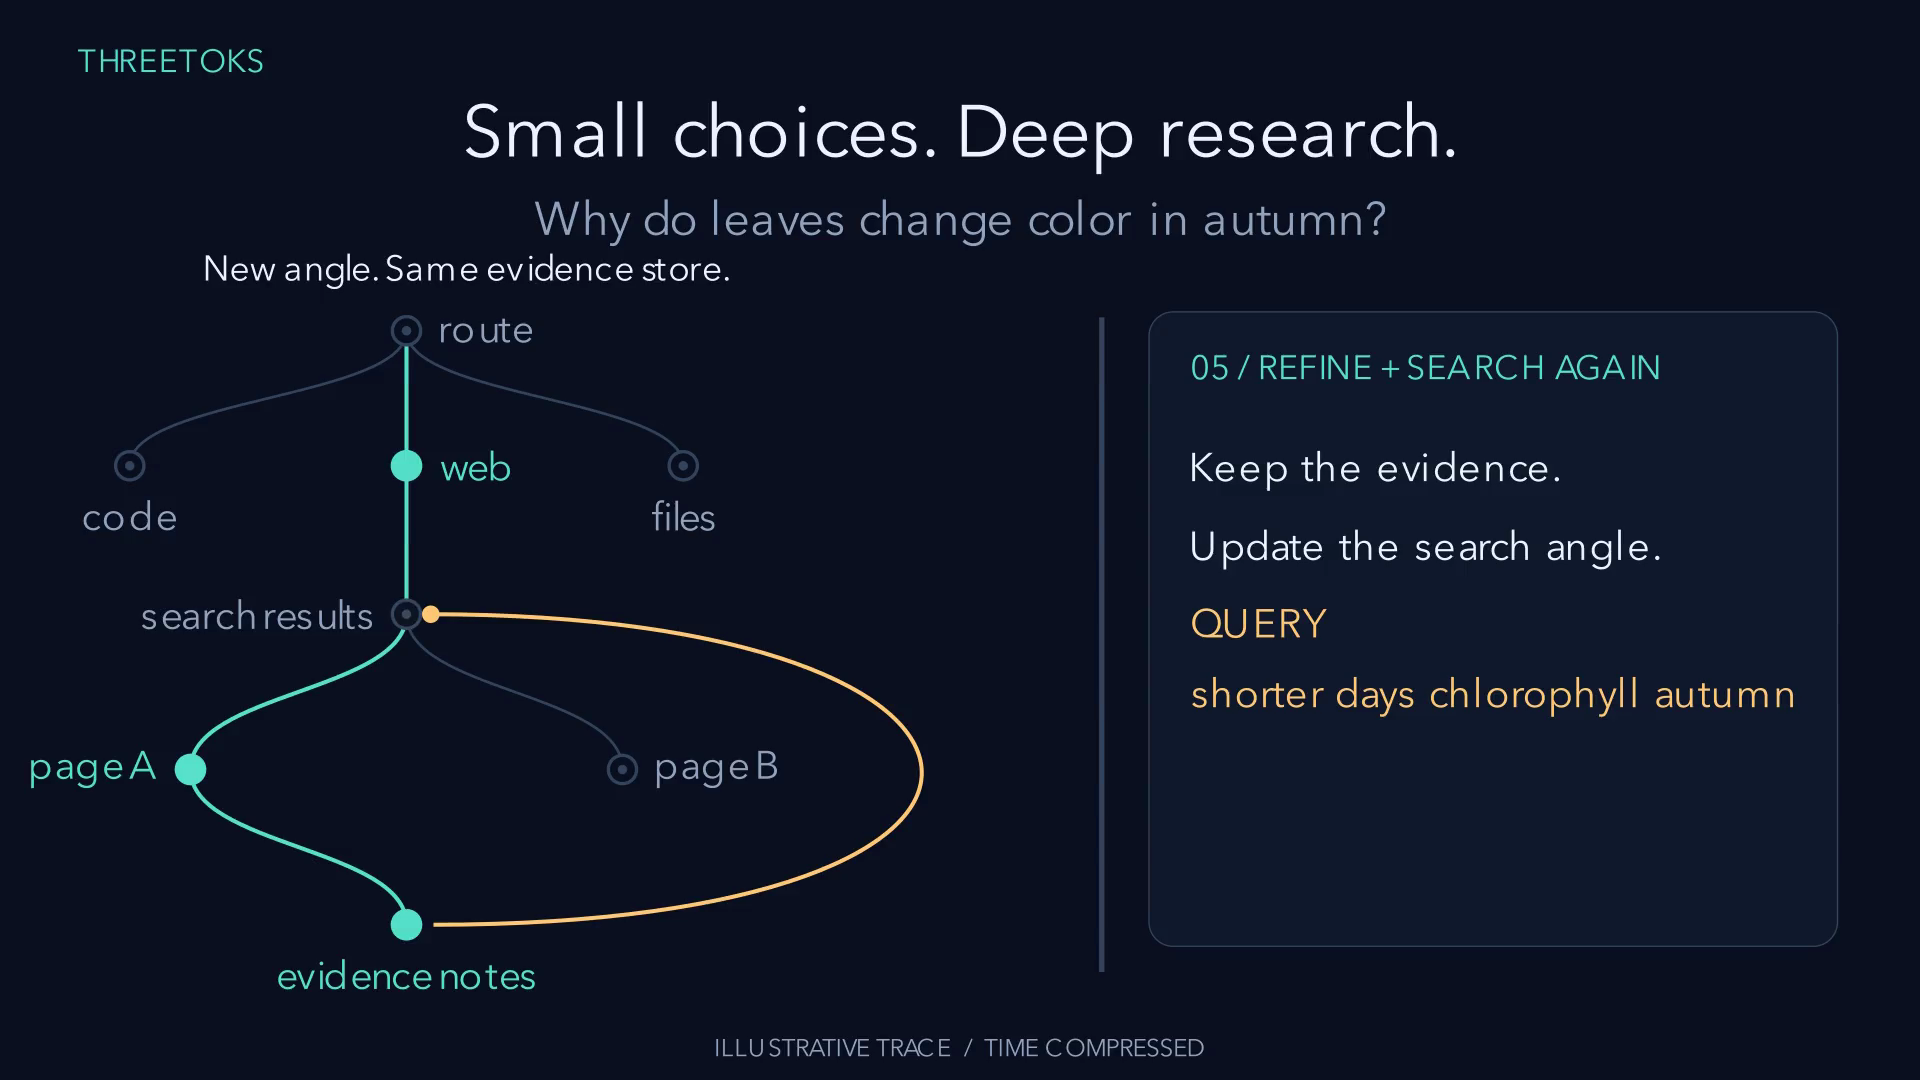

This chart was generated by the following Python code:
"""Render an illustrative ThreeToks web-research trace with Manim 0.19.2.

Run: python3 animations/decision_tree.py
The scene is scripted, not a recorded model run. No network calls are made.
"""
from pathlib import Path

import numpy as np
from manim import (
    AnimationGroup, Circle, Create, CubicBezier, Dot, FadeIn, FadeOut,
    Flash, Indicate, Line, MoveAlongPath, RoundedRectangle, Scene, Text,
    VGroup, smooth, tempconfig,
)

BACKGROUND = "#0B1020"
SURFACE = "#121C30"
WHITE = "#EDF4FF"
MUTED = "#91A3BF"
EDGE = "#33445E"
TEAL = "#57E0CB"
GOLD = "#FFC875"
FONT = "Avenir Next"
OUTPUT = Path(__file__).resolve().parent


def label(words, size=24, color=WHITE):
    """Build scene text from storyboard words.

    Args:
        words (str): Text from this scene's storyboard.
        size (int): Font size in Manim units.
        color (str): Hex color from the scene palette.
    Returns:
        Text: Text with a portable font fallback.
    """
    return Text(words, font=FONT, font_size=size, color=color)


def vertex(words, position, color=EDGE):
    """Build a labeled decision point for the graph.

    Args:
        words (str): Stage name from the storyboard.
        position (tuple): Scene coordinates for the point.
        color (str): Hex color for its ring.
    Returns:
        VGroup: Ring, center, and stage name in that order.
    """
    ring = Circle(radius=0.105, color=color, stroke_width=2.5)
    ring.set_fill(BACKGROUND, opacity=1).move_to(position)
    center = Dot(position, radius=0.035, color=color)
    directions = {"route": (1, 0, 0), "web": (1, 0, 0),
                  "search results": (-1, 0, 0), "page A": (-1, 0, 0), "page B": (1, 0, 0)}
    direction = np.array(directions.get(words, (0, -1, 0)))
    text = label(words, 21, MUTED).next_to(ring, direction, buff=0.15)
    return VGroup(ring, center, text)


def exchange(old, new):
    """Replace scene text without overlapping readable letters.

    Args:
        old (VGroup): Existing card or caption from the scene.
        new (VGroup or Text): Replacement built by the scene.
    Returns:
        AnimationGroup: Quick sequential fades followed by a reading hold.
    """
    return AnimationGroup(FadeOut(old), FadeIn(new), lag_ratio=1,
                          rate_func=lambda time: smooth(min(1, time * 3)))


def branch(start, end):
    """Connect graph points with a smooth path.

    Args:
        start (array): Source point from a scene vertex.
        end (array): Destination point from a scene vertex.
    Returns:
        CubicBezier: Path behind the labeled points.
    """
    bend = np.array([0, (end[1] - start[1]) * 0.5, 0])
    return CubicBezier(start, start + bend, end - bend, end,
                       stroke_color=EDGE, stroke_width=2).set_z_index(-1)


class DecisionTree(Scene):
    """Show a compressed web trace with a rejected and a revised answer."""

    def construct(self):
        """Run the storyboard for Manim. Args: none. Returns: None."""
        self.camera.background_color = BACKGROUND
        self.make_layout()
        self.introduce()
        self.route_request()
        self.open_result()
        self.select_evidence()
        self.reject_draft()
        self.refine_search()
        self.read_second_page()
        self.accept_answer()
        self.close_scene()

    def make_layout(self):
        """Build the scene from fixed coordinates. Args: none. Returns: None."""
        points = {
            "route": ("route", (-4.1, 1.55, 0)),
            "code": ("code", (-6.15, 0.55, 0)),
            "web": ("web", (-4.1, 0.55, 0)),
            "files": ("files", (-2.05, 0.55, 0)),
            "search": ("search results", (-4.1, -0.55, 0)),
            "page_a": ("page A", (-5.7, -1.7, 0)),
            "page_b": ("page B", (-2.5, -1.7, 0)),
            "notes": ("evidence notes", (-4.1, -2.85, 0)),
        }
        self.nodes = {key: vertex(*value) for key, value in points.items()}
        pairs = ("route/code", "route/web", "route/files", "web/search",
                 "search/page_a", "search/page_b", "page_a/notes", "page_b/notes")
        self.edges = {pair: branch(*(self.nodes[key][0].get_center()
                      for key in pair.split("/"))) for pair in pairs}
        self.cursor = Dot(radius=0.065, color=TEAL).set_z_index(5)
        self.panel = VGroup()
        self.caption = VGroup()

    def introduce(self):
        """Show the question and trace label. Args: none. Returns: None."""
        brand = label("THREETOKS", 17, TEAL).move_to((-5.85, 3.55, 0))
        title = label("Small choices. Deep research.", 39).move_to((0, 2.98, 0))
        question = label("Why do leaves change color in autumn?", 25, MUTED)
        question.move_to((0, 2.35, 0))
        self.header = VGroup(brand, title, question)
        self.footer = label("ILLUSTRATIVE TRACE  /  TIME COMPRESSED", 13, MUTED)
        self.footer.move_to((0, -3.76, 0))
        self.divider = Line((1.05, 1.65, 0), (1.05, -3.2, 0), color=EDGE)
        self.play(FadeIn(self.header, shift=np.array([0, 0.12, 0])), run_time=0.8)
        self.play(FadeIn(self.footer), Create(self.divider), run_time=0.6)
        self.wait(0.6)

    def set_panel(self, heading, rows):
        """Prepare the right-hand detail card for a transition.

        Args:
            heading (str): Card title from the storyboard.
            rows (list): Pairs of text and palette color.
        Returns:
            AnimationGroup: Old card out and new card in.
        """
        box = RoundedRectangle(width=5.1, height=4.7, corner_radius=0.18,
                               stroke_color=EDGE, stroke_width=1)
        box.set_fill(SURFACE, opacity=0.85).move_to((3.95, -0.66, 0))
        title = label(heading, 18, TEAL).move_to((1.72, 1.28, 0), aligned_edge=(-1, 0, 0))
        body = VGroup(*(label(text, 23, color) for text, color in rows))
        body.arrange((0, -1, 0), aligned_edge=(-1, 0, 0), buff=0.31)
        if body.width > 4.45:
            body.scale_to_fit_width(4.45)
        body.move_to((1.72, 0.66, 0), aligned_edge=(-1, 1, 0))
        new = VGroup(box, title, body)
        old, self.panel = self.panel, new
        return exchange(old, new)

    def set_caption(self, words):
        """Prepare the graph caption for a transition.

        Args:
            words (str): Short explanation of the current action.
        Returns:
            AnimationGroup: Caption replacement.
        """
        new = label(words, 19, WHITE).move_to((-3.65, 1.99, 0))
        old, self.caption = self.caption, new
        return exchange(old, new)

    def travel(self, key, color=TEAL):
        """Prepare a glowing traversal on one graph edge.

        Args:
            key (str): Edge name from the fixed graph.
            color (str): Hex color for this traversal.
        Returns:
            AnimationGroup: Path highlight and moving cursor.
        """
        path = self.edges[key]
        self.cursor.move_to(path.get_start()).set_color(color)
        self.add(self.cursor)
        return AnimationGroup(path.animate.set_stroke(color, width=3),
                              MoveAlongPath(self.cursor, path, rate_func=smooth))

    def light_node(self, key, color=TEAL):
        """Prepare an active vertex style.

        Args:
            key (str): Vertex name from the fixed graph.
            color (str): Hex color for the active vertex.
        Returns:
            AnimationGroup: Ring, center, and label highlights.
        """
        return AnimationGroup(*(part.animate.set_color(color) for part in self.nodes[key]))

    def route_request(self):
        """Route the example question to web. Args: none. Returns: None."""
        self.play(FadeIn(self.nodes["route"]), self.set_caption("The model chooses. Python acts."),
                  self.set_panel("01 / ROUTE", [("1   casual", MUTED), ("2   web", TEAL),
                  ("3   files", MUTED), ("4   code", MUTED),
                  ("MENU  →  2", TEAL)]), run_time=0.7)
        self.play(*(Create(self.edges[f"route/{key}"]) for key in ("code", "web", "files")),
                  *(FadeIn(self.nodes[key]) for key in ("code", "web", "files")), run_time=0.5)
        self.play(self.travel("route/web"), self.light_node("web"), run_time=0.8)

    def open_result(self):
        """Search and open a selected page. Args: none. Returns: None."""
        self.play(FadeIn(self.nodes["search"]), self.travel("web/search"),
                  self.set_panel("02 / SEARCH + OPEN", [("1   Photo gallery", MUTED),
                  ("2   Leaf pigments", TEAL), ("3   Autumn walks", MUTED),
                  ("MENU  →  open result 2", TEAL)]), run_time=0.65)
        self.play(*(Create(self.edges[f"search/{key}"]) for key in ("page_a", "page_b")),
                  *(FadeIn(self.nodes[key]) for key in ("page_a", "page_b")), run_time=0.55)
        self.play(self.travel("search/page_a"), self.light_node("page_a"),
                  self.set_caption("Explore one branch, not every branch."), run_time=0.8)

    def select_evidence(self):
        """Copy selected sentences into sourced notes. Args: none. Returns: None."""
        self.play(self.set_panel("03 / READ NUMBERED SENTENCES", [
            ("1   A guide to autumn leaves", MUTED),
            ("2   Chlorophyll makes leaves green.", TEAL),
            ("3   Related articles", MUTED),
            ("4   Other pigments can show through.", TEAL),
            ("PICK  →  2, 4", GOLD)]), run_time=0.65)
        self.play(FadeIn(self.nodes["notes"]), self.travel("page_a/notes"),
                  self.light_node("notes"), run_time=0.65)
        self.play(self.set_caption("Point at evidence. Keep its source."),
                  self.set_panel("NOTES / COPIED, NOT REWRITTEN", [
                  ("Chlorophyll makes leaves green.", WHITE), ("page A · sentence 2", MUTED),
                  ("Other pigments can show through.", WHITE), ("page A · sentence 4", MUTED)]),
                  run_time=1.1)

    def reject_draft(self):
        """Reject a vague draft before another round. Args: none. Returns: None."""
        self.play(self.set_panel("04 / DRAFT → JUDGE", [("“Pigments change.”", WHITE),
                  ("DIRECT?    Not specific enough.", GOLD),
                  ("Why does autumn matter?", MUTED)]), run_time=0.6)
        self.play(self.set_caption("A weak answer is not the end."),
                  Indicate(self.nodes["notes"], color=GOLD, scale_factor=1.06), run_time=0.7)
        self.wait(0.7)

    def refine_search(self):
        """Keep notes and return with a new query. Args: none. Returns: None."""
        self.retry = CubicBezier((-3.9, -2.85, 0), (1.05, -2.85, 0),
                                 (0.8, -0.55, 0), (-3.92, -0.55, 0),
                                 stroke_color=GOLD, stroke_width=3).set_z_index(-1)
        self.play(self.set_panel("05 / REFINE + SEARCH AGAIN", [
                  ("Keep the evidence.", WHITE), ("Update the search angle.", WHITE),
                  ("QUERY", GOLD), ("shorter days chlorophyll autumn", GOLD)]), run_time=0.65)
        self.cursor.set_color(GOLD)
        self.play(Create(self.retry), MoveAlongPath(self.cursor, self.retry),
                  self.set_caption("New angle. Same evidence store."), run_time=0.75)
        self.play(self.light_node("search", GOLD), run_time=0.6)

    def read_second_page(self):
        """Read new evidence on the second branch. Args: none. Returns: None."""
        self.play(self.travel("search/page_b", GOLD), self.light_node("page_b", GOLD),
                  self.set_panel("06 / OPEN A NEW SOURCE", [
                  ("1   Shorter days help trigger", GOLD), ("     chlorophyll loss.", GOLD),
                  ("3   Yellow and orange pigments", GOLD), ("     become visible.", GOLD),
                  ("PICK  →  1, 3", TEAL)]), run_time=0.6)
        self.play(self.travel("page_b/notes", GOLD),
                  self.set_caption("New evidence fills the gap."), run_time=0.7)
        self.play(Flash(self.nodes["notes"][0], color=TEAL, flash_radius=0.25),
                  self.set_panel("07 / SYNTHESIZE FROM NOTES", [
                  ("Shorter days help trigger", WHITE), ("chlorophyll loss, revealing", WHITE),
                  ("yellow and orange pigments.", WHITE)]), run_time=0.8)

    def accept_answer(self):
        """Show all three judging lenses approving. Args: none. Returns: None."""
        self.play(self.set_panel("08 / THREE JUDGING LENSES", [
                  ("DIRECT       Answers the question", TEAL),
                  ("CLEAN        Readable, not fragments", TEAL),
                  ("USEFUL      Gives an explanation", TEAL),
                  ("All approve → return answer", WHITE)]), run_time=0.6)
        self.play(self.set_caption("Check the answer. Then return it."),
                  self.light_node("notes"), run_time=0.6)
        self.wait(0.8)

    def close_scene(self):
        """Close with the division of responsibilities. Args: none. Returns: None."""
        graph = VGroup(*self.nodes.values(), *self.edges.values(), self.retry, self.cursor)
        title = label("Menus choose. Code executes.", 42).move_to((0, 0.65, 0))
        detail = label("Tiny decisions. An evidence-guided path.", 27, MUTED)
        detail.move_to((0, -0.2, 0))
        token = label("~3 output tokens per menu choice · longer text for answers", 19, TEAL)
        token.move_to((0, -1.0, 0))
        self.play(FadeOut(graph), FadeOut(self.panel), FadeOut(self.caption),
                  FadeOut(self.divider), FadeIn(VGroup(title, detail, token)), run_time=0.7)
        self.wait(1.8)


if __name__ == "__main__":
    with tempconfig({"pixel_width": 1920, "pixel_height": 1080, "frame_rate": 60,
                     "media_dir": str(OUTPUT / ".render"),
                     "output_file": str(OUTPUT / "decision_tree.mp4"),
                     "disable_caching": True, "verbosity": "WARNING"}):
        scene = DecisionTree()
        scene.render()
        assert 18.9 <= scene.time < 20, scene.time
        print(f"Rendered {OUTPUT / 'decision_tree.mp4'} ({scene.time:.2f}s)")
